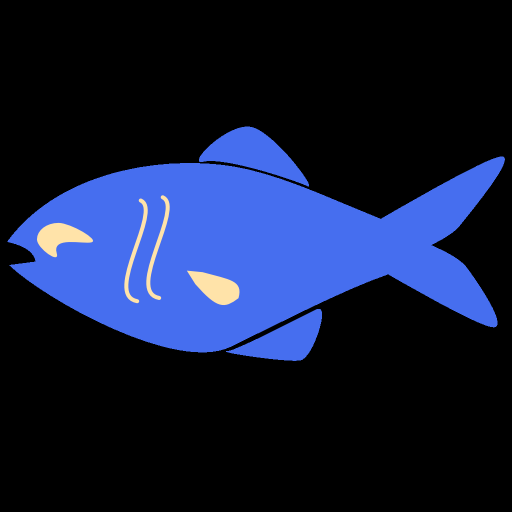
#> input picture frontend/assets/images/Isda-AL.png, 1024 x 1024 px (shown at 1/2 size)
$ python main.py ../../../frontend/assets/images/Isda-AL.png
#> lines starting #> are read from the running program, lines starting #| are printed output that depends on the picture; after the words box and inside, x2 and y2 are one past the last pixel; in counts of white or black regions, pixels touching at a corner belong together
import cv2 as cv
import numpy as np
import os
import sys

# for debugging shits
# [19 lines left out: functions save, safe_roi, not called in this run]


# fish body segmentation
def segment_fish(img):
    hsv = cv.cvtColor(img, cv.COLOR_BGR2HSV)
    h_ch, s_ch, v_ch = cv.split(hsv)

    clahe_global = cv.createCLAHE(clipLimit=2.0)
    v_clahe = np.clip(
        clahe_global.apply(v_ch).astype(np.int32) + 30,
        0, 255
    ).astype(np.uint8)

    hsv_clahe = cv.merge((h_ch, s_ch, v_clahe))
    rgb_clahe = cv.cvtColor(hsv_clahe, cv.COLOR_HSV2BGR)
    hsv2 = cv.cvtColor(rgb_clahe, cv.COLOR_BGR2HSV)
    _, s2, v2 = cv.split(hsv2)

    _, otsu = cv.threshold(v_clahe, 0, 255, cv.THRESH_BINARY + cv.THRESH_OTSU)
    fish_sat = cv.inRange(s2, 0, 50)
    fish_val = cv.inRange(v2, 60, 255)

    fish_mask = cv.bitwise_and(fish_sat, fish_val)

    k5 = np.ones((5, 5), np.uint8)
    k7 = np.ones((7, 7), np.uint8)

    otsu = cv.morphologyEx(otsu, cv.MORPH_CLOSE, k5)
    otsu = cv.morphologyEx(otsu, cv.MORPH_OPEN, k5)
    fish_mask = cv.morphologyEx(fish_mask, cv.MORPH_CLOSE, k7)
    fish_mask = cv.morphologyEx(fish_mask, cv.MORPH_OPEN, k5)

    combined = cv.bitwise_and(otsu, fish_mask)
    combined = cv.morphologyEx(combined, cv.MORPH_OPEN, k5)

    contours, _ = cv.findContours(combined, cv.RETR_EXTERNAL, cv.CHAIN_APPROX_SIMPLE)
    contours = [c for c in contours if cv.contourArea(c) > 5000]

    if not contours:
        return None, None, 0, 0, 0, 0

    fish_contour = max(contours, key=cv.contourArea)
    fx, fy, fw, fh = cv.boundingRect(fish_contour)

    return combined, fish_contour, fx, fy, fw, fh


# [157 lines left out: functions preprocess, get_fish_region_coords, extract_eye, select_best_candidate, eye_clarity, eye_redness and 2 more, not called in this run]


# main
def main():
    img_path = sys.argv[1] if len(sys.argv) >= 2 else "bangus.jpg"
    img = cv.imread(img_path)
#> img is the input picture: shape (1024, 1024, 3); mean B, G, R 58.4, 28.5, 19.4

    if img is None:
        print("Cannot read image")
        return

    img_h, img_w = img.shape[:2]
#> img_h = 1024; img_w = 1024

    combined, fish_contour, fx, fy, fw, fh = segment_fish(img)
#> in segment_fish, `hsv = cv.cvtColor(img, cv.COLOR_BGR2HSV)`: hsv: shape (1024, 1024, 3); mean H, S, V 27, 43.4, 59.3
#> in segment_fish, `h_ch, s_ch, v_ch = cv.split(hsv)`:
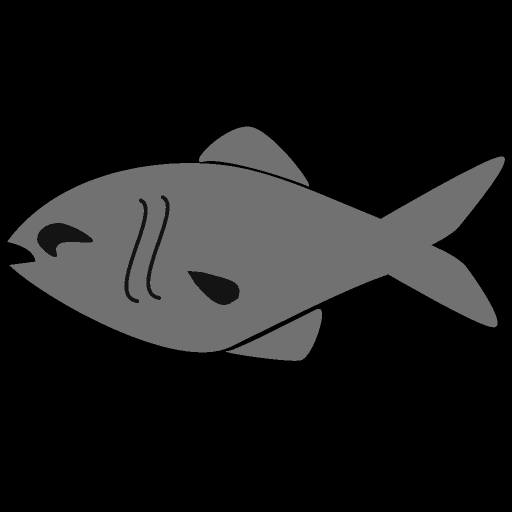
#> h_ch: shape (1024, 1024) (shown at 1/2 size); min 0, max 176, mean 27
#> in segment_fish, `h_ch, s_ch, v_ch = cv.split(hsv)`:
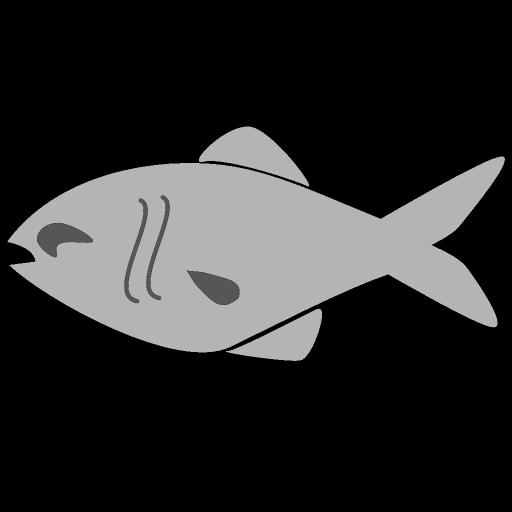
#> s_ch: shape (1024, 1024) (shown at 1/2 size); min 0, max 180, mean 43.4
#> in segment_fish, `h_ch, s_ch, v_ch = cv.split(hsv)`:
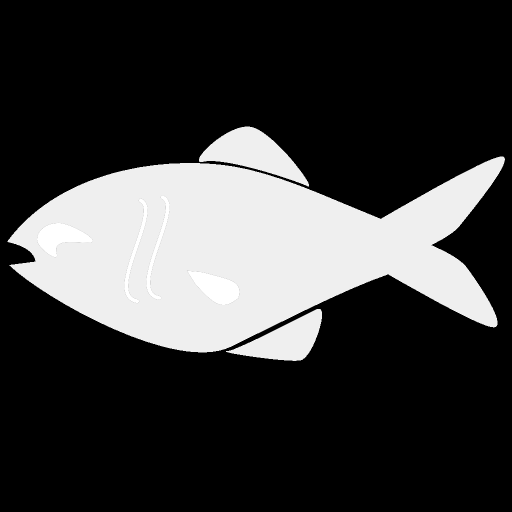
#> v_ch: shape (1024, 1024) (shown at 1/2 size); min 0, max 255, mean 59.3
#> in segment_fish, `v_clahe = np.clip( clahe_global.apply(v_ch).astype(np.int32) + 30, 0, ..`:
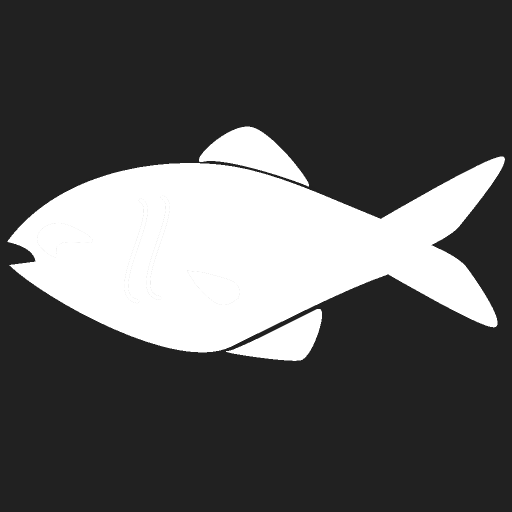
#> v_clahe: shape (1024, 1024) (shown at 1/2 size); min 32, max 255, mean 87.9
#> in segment_fish, `hsv_clahe = cv.merge((h_ch, s_ch, v_clahe))`: hsv_clahe: shape (1024, 1024, 3); mean H, S, V 27, 43.4, 87.9
#> in segment_fish, `rgb_clahe = cv.cvtColor(hsv_clahe, cv.COLOR_HSV2BGR)`:
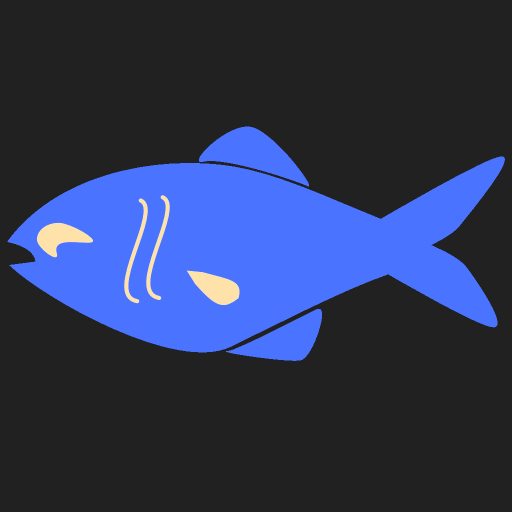
#> rgb_clahe: shape (1024, 1024, 3) (shown at 1/2 size); mean B, G, R 87, 54.8, 45.2
#> in segment_fish, `hsv2 = cv.cvtColor(rgb_clahe, cv.COLOR_BGR2HSV)`: hsv2: shape (1024, 1024, 3); mean H, S, V 27, 43.7, 87.9
#> in segment_fish, `_, otsu = cv.threshold(v_clahe, 0, 255, cv.THRESH_BINARY + cv.THRESH_O..`: otsu: shape (1024, 1024); 24.8% white; 3 white regions, box (x1, y1, x2, y2) and area: (15, 313, 1010, 705) 238228, (398, 253, 618, 373) 11798, (452, 618, 644, 722) 9518
#> in segment_fish, `fish_sat = cv.inRange(s2, 0, 50)`:
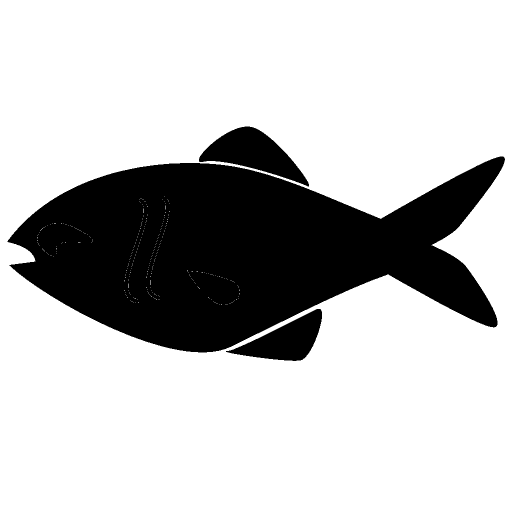
#> fish_sat: shape (1024, 1024) (shown at 1/2 size); 75.3% white; 3 black regions, box (x1, y1, x2, y2) and area: (15, 313, 1010, 705) 237776, (398, 253, 618, 373) 11798, (452, 618, 644, 722) 9518
#> in segment_fish, `fish_mask = cv.bitwise_and(fish_sat, fish_val)`: fish_mask: shape (1024, 1024); 0.04% white in thin lines or dots, all inside (x1, y1, x2, y2) = (74, 392, 479, 610)
#> in segment_fish, `otsu = cv.morphologyEx(otsu, cv.MORPH_CLOSE, k5)`: otsu: shape (1024, 1024); 24.8% white; 2 white regions, box (x1, y1, x2, y2) and area: (15, 253, 1010, 705) 250728, (452, 618, 644, 722) 9518
#> in segment_fish, `otsu = cv.morphologyEx(otsu, cv.MORPH_OPEN, k5)`: otsu: shape (1024, 1024); 24.8% white; 2 white regions, box (x1, y1, x2, y2) and area: (17, 253, 1009, 705) 250708, (459, 618, 644, 722) 9499
#> in segment_fish, `fish_mask = cv.morphologyEx(fish_mask, cv.MORPH_CLOSE, k7)`: fish_mask: shape (1024, 1024); 0.2% white; 161 white regions (153 under 20 px), largest, box (x1, y1, x2, y2) and area: (254, 469, 283, 541) 540, (297, 474, 323, 539) 472, (320, 430, 337, 470) 256
#> in segment_fish, `fish_mask = cv.morphologyEx(fish_mask, cv.MORPH_OPEN, k5)`:
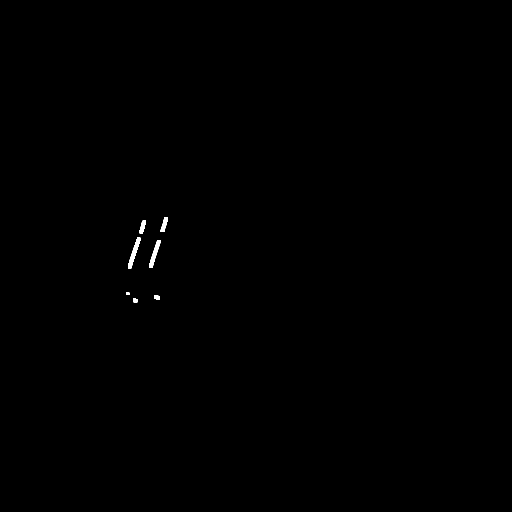
#> fish_mask: shape (1024, 1024) (shown at 1/2 size); 0.15% white; 7 white regions
#> in segment_fish, `contours, _ = cv.findContours(combined, cv.RETR_EXTERNAL, cv.CHAIN_APP..`: contours = 7 contours; box (x1, y1, x2, y2) and area: (256, 475, 281, 537) 449, (298, 480, 321, 535) 392, (321, 435, 336, 464) 204, (279, 441, 292, 467) 178, (308, 590, 320, 599) 75, (266, 597, 275, 605) 53, (252, 585, 259, 590) 24
#> in segment_fish, `contours = [c for c in contours if cv.contourArea(c) > 5000]`: contours = []
#> fx = 0; fy = 0; fw = 0; fh = 0
    if fish_contour is None:
        print("No fish detected")
        return

    eye_coords, body_coords, tail_coords = get_fish_region_coords(fx, fy, fw, fh)

    ey0, ey1, ex0, ex1 = eye_coords
    by0, by1, bx0, bx1 = body_coords
    ty0, ty1, tx0, tx1 = tail_coords

    eye_roi = img[ey0:ey1, ex0:ex1]
    body_roi = img[by0:by1, bx0:bx1]
    tail_roi = img[ty0:ty1, tx0:tx1]

    # feature extraction for eyes
    gray_clahe = preprocess(eye_roi)
    roi_h, roi_w = gray_clahe.shape[:2]

    candidates = extract_eye(gray_clahe, roi_h, roi_w)
    if not candidates:
        print("No eye detected")
        return

    cx, cy, r, conf, method = select_best_candidate(candidates, roi_h, roi_w)
    full_cx, full_cy = ex0 + cx, ey0 + cy

    eye_mask = np.zeros((img_h, img_w), dtype=np.uint8)
    cv.circle(eye_mask, (full_cx, full_cy), r, 255, -1)
    eye_isolated = cv.bitwise_and(img, img, mask=eye_mask)

    # for random forest
    eye_redness_ratio = eye_redness(eye_isolated)
    sharpness, edge_density = eye_clarity(eye_isolated)

    # feature extraction for body
    specular_coverage, specular_average = shininess_evaluation(body_roi)
    h_mean_body, s_mean_body, v_mean_body,= evaluate_body_color(body_roi)

    print("eye clarity: ", sharpness)
    print("eye edge density: ", edge_density)
    print("eye redness: ", eye_redness_ratio)
    print("body mean Hue: ", h_mean_body)
    print("body mean Saturation: ", s_mean_body)
    print("body mean Value: ", v_mean_body)
    print("body shine coverage: ", specular_coverage)
    print("body shine average: ", specular_average)


    # [13 lines of commented-out code are left out]

if __name__ == "__main__":
    main()
